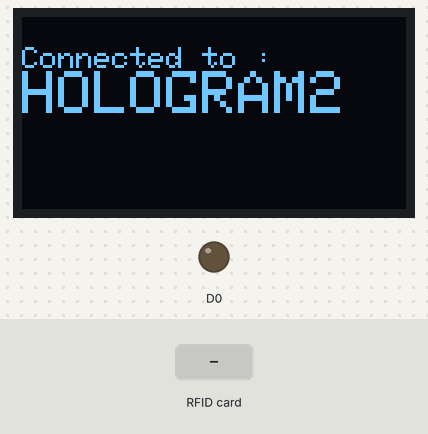
Recording of a sketch running on a simulated ESP8266 (NodeMCU). Parts: 128×64 one-colour display, output pins drawn as LEDs (lit = HIGH). The inputs (shaded band) are chosen by the test bench. WiFi joins after 1.5 s; servers stay silent unless stated; uploads are accepted with an empty reply; the audio player accepts every command and is not drawn; what the sketch prints to the serial monitor is not drawn.

Above: at 2.7 s.
At 10.9 s:
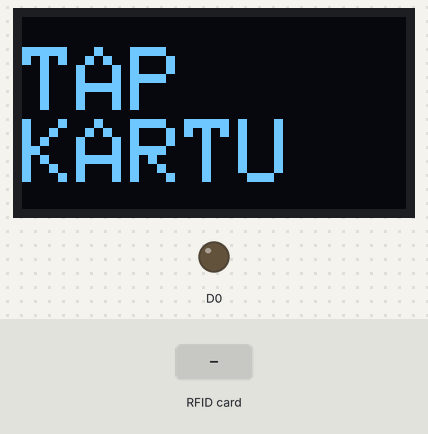
11.0 s: RFID card 5E 7A 19 C4 held to the reader
At 11.8 s:
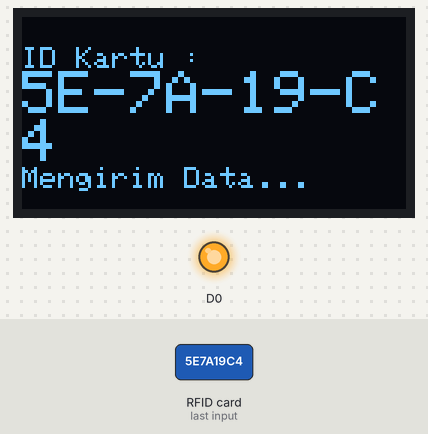
At 13.5 s:
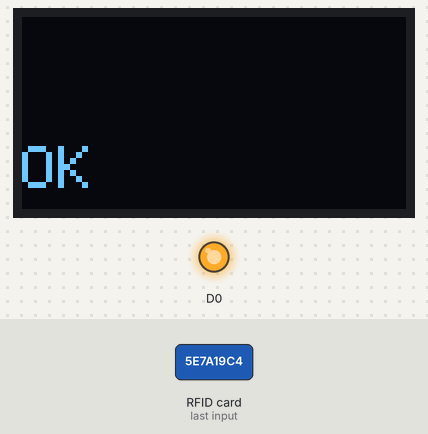
Timing chart, 0 to 15.8 s (numbered marks = the images above; inputs shaded):
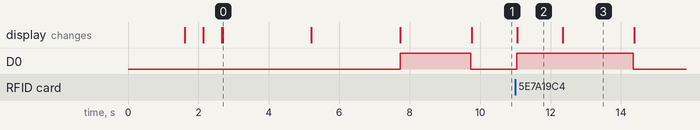

Measured:
- after the input at 11.0 s, D0: LOW → HIGH at once, → LOW 3.3 s later; the display: changes after 0.06 s (image 2)
- what the display in image 0 shows lasts 2.5 s, from 2.7 s to 5.2 s
- what the display in image 2 shows lasts 1.2 s, from 11.1 s to 12.3 s

The sketch:

display_rfid_httppost_sound.ino
```cpp
#include <Wire.h>
#include <Adafruit_GFX.h>
#include <Adafruit_SSD1306.h>
#include <SPI.h>
#include <MFRC522.h>
#include <ESP8266WiFi.h>
#include <WiFiClientSecure.h>
#include <ESP8266WebServer.h>
#include <ESP8266HTTPClient.h>
#include <SoftwareSerial.h>
#include <DFMiniMp3.h>

// implement a notification class,
// its member methods will get called

#define SS_PIN D8
#define RST_PIN D3
#define SCREEN_WIDTH 128 // OLED display width, in pixels
#define SCREEN_HEIGHT 64 // OLED display height, in pixels
//
class Mp3Notify
{
public:
  static void PrintlnSourceAction(DfMp3_PlaySources source, const char* action)
  {
    if (source & DfMp3_PlaySources_Sd)
    {
        Serial.print("SD Card, ");
    }
    if (source & DfMp3_PlaySources_Usb)
    {
        Serial.print("USB Disk, ");
    }
    if (source & DfMp3_PlaySources_Flash)
    {
        Serial.print("Flash, ");
    }
    Serial.println(action);
  }
  static void OnError(uint16_t errorCode)
  {
    // see DfMp3_Error for code meaning
    Serial.println();
    Serial.print("Com Error ");
    Serial.println(errorCode);
  }
  static void OnPlayFinished(DfMp3_PlaySources source, uint16_t track)
  {
    Serial.print("Play finished for #");
    Serial.println(track);
  }
  static void OnPlaySourceOnline(DfMp3_PlaySources source)
  {
    PrintlnSourceAction(source, "online");
  }
  static void OnPlaySourceInserted(DfMp3_PlaySources source)
  {
    PrintlnSourceAction(source, "inserted");
  }
  static void OnPlaySourceRemoved(DfMp3_PlaySources source)
  {
    PrintlnSourceAction(source, "removed");
  }
};


/* Set these to your desired credentials. */
const char *ssid = "HOLOGRAM2";  //ENTER YOUR WIFI SETTINGS
const char *password = "untukapa?";

//Web/Server address to read/write from
const char *host = "betaku.000webhostapp.com";
const int httpsPort = 443;  //HTTPS= 443 and HTTP = 80

//SHA1 finger print of certificate use web browser to view and copy
const char fingerprint[] PROGMEM = "5B FB D1 D4 49 D3 0F A9 C6 40 03 34 BA E0 24 05 AA D2 E2 01";


DFMiniMp3<HardwareSerial, Mp3Notify> mp3(Serial);
// Declaration for an SSD1306 display connected to I2C (SDA, SCL pins)
Adafruit_SSD1306 display(SCREEN_WIDTH, SCREEN_HEIGHT, &Wire, -1);
MFRC522 mfrc522(SS_PIN, RST_PIN);   // Create MFRC522 instance.

void setup() {
//  Serial.begin(9600);/


 if(!display.begin(SSD1306_SWITCHCAPVCC, 0x3C)) { // Address 0x3D for 128x64
//    Serial.println(F("SSD1306 allocation failed"));/
    for(;;);
  }

  mp3.begin();
    uint16_t volume = mp3.getVolume();
   mp3.setVolume(40);
     uint16_t count = mp3.getTotalTrackCount(DfMp3_PlaySource_Sd);

  SPI.begin();      // Initiate  SPI bus
  mfrc522.PCD_Init();   // Initiate MFRC522
  Serial.println("Approximate your card to the reader...");
  Serial.println();


  WiFi.mode(WIFI_OFF);        //Prevents reconnection issue (taking too long to connect)
  delay(1000);
  WiFi.mode(WIFI_STA);        //Only Station No AP, This line hides the viewing of ESP as wifi hotspot

  WiFi.begin(ssid, password);     //Connect to your WiFi router
//  Serial.println("");/
  display.clearDisplay();
  display.setTextColor(WHITE);
  display.setTextSize(1);
  display.setCursor(10, 10);
  display.print("Connecting");

  // Wait for connection
  while (WiFi.status() != WL_CONNECTED) {
    delay(500);
    display.print(".");
     display.display();
  }

  //If connection successful show IP address in serial monitor
//  Serial.println("");/
  display.clearDisplay();
  display.setTextSize(1);
  display.setCursor(0, 10);
  display.println("Connected to :");
  display.setTextSize(2);
  display.println(ssid);
  display.display();
  delay(2500);
  display.setTextSize(1);
  display.println("IP address: ");
  display.println(WiFi.localIP());  //IP address assigned to your ESP
  display.display();
  delay(2500);
  display.clearDisplay();


  mp3.playMp3FolderTrack(1);
  display.setTextSize(3);
  display.setTextColor(WHITE);
  display.setCursor(0, 10);
  // Display static text
  display.println("STARTUP OK");
  display.display();
  pinMode(D0, OUTPUT);
  digitalWrite(D0, HIGH);
  delay(2000);

}

void loop() {
  digitalWrite(D0, LOW);
  mp3.setVolume(40);
  display.clearDisplay();

  display.setTextSize(3);
  display.setTextColor(WHITE);
  display.setCursor(0, 10);
  // Display static text
  display.println("TAP");
  display.print("KARTU");
  display.display();

  // Look for new cards
  if ( ! mfrc522.PICC_IsNewCardPresent())
  {
    return;
  }
  // Select one of the cards
  if ( ! mfrc522.PICC_ReadCardSerial())
  {
    return;
  }

//  Serial.print("UID tag :");/
  String content= "";
  String uid = "";
  byte letter;
  for (byte i = 0; i < mfrc522.uid.size; i++)
  {
     content.concat(String(mfrc522.uid.uidByte[i] < 0x10 ? " 0" : "-"));
     content.concat(String(mfrc522.uid.uidByte[i], HEX));
  }

  digitalWrite(D0, HIGH);
  content.toUpperCase();
  uid = content.substring(1);

//  Serial.println(uid);/


  display.clearDisplay();
  display.setTextSize(1);
  display.setTextColor(WHITE);
  display.setCursor(0, 10);
  display.println("ID Kartu : ");
  display.setTextSize(2);
  display.println(uid);
  display.setTextSize(1);
  display.println("Mengirim Data...");

  display.display();
  sendPostData(uid);

}


void sendPostData(String card){
  card.trim();
  WiFiClientSecure httpsClient;    //Declare object of class WiFiClient

//  Serial.println(host);/

//  Serial.printf("Using fingerprint '%s'\n", fingerprint);/
  httpsClient.setFingerprint(fingerprint);
  httpsClient.setTimeout(15000); // 15 Seconds
  delay(1000);

//  Serial.print("HTTPS Connecting");/
  int r=0; //retry counter
  while((!httpsClient.connect(host, httpsPort)) && (r < 30)){
      delay(100);
      Serial.print(".");
      r++;
  }
  display.clearDisplay();
  display.setCursor(0, 10);
  display.setTextSize(3);
  if(r==30) {
//    Serial.println("Connection failed");/
    mp3.playMp3FolderTrack(4);


    display.println("Koneksi Gagal!");

    display.display();
  }
  else {
//    Serial.println("Connected to web");/
  }

  String getData, Link, reqData, dataLength;

  //POST Data
  Link = "/hologramBot/absen.php";
  reqData = "card="+card;
  dataLength = String(reqData.length());

//  Serial.print("requesting URL: ");/
//  Serial.println(host);/

  httpsClient.print(String("POST ") + Link + " HTTP/1.1\r\n" +
               "Host: " + host + "\r\n" +
               "Content-Type: application/x-www-form-urlencoded"+ "\r\n" +
               "Content-Length: "+ dataLength + "\r\n\r\n" +
                reqData + "\r\n" +
               "Connection: close\r\n\r\n");

//  Serial.println("request sent");/

  while (httpsClient.connected()) {
    String line = httpsClient.readStringUntil('\n');

    if (line == "\r") {
//      Serial.println("headers received");/
      break;
    }
  }

//  Serial.println("reply was:");/
//  Serial.println("==========");/
  String line;
  while(httpsClient.available()){
    line = httpsClient.readStringUntil('\n');  //Read Line by Line
    line.trim();
    if(line == "HADIR"){
      mp3.setVolume(30);
       mp3.playMp3FolderTrack(2);

        display.println(line);
       display.display();
    }else if(line == "KELUAR"){
      mp3.setVolume(50);
       mp3.playMp3FolderTrack(3);
       display.println(line);
       display.display();
    }else if(line == "UNKNOWN"){
       mp3.setVolume(20);
       mp3.playMp3FolderTrack(4);
       display.println(line);
       display.display();
    }else if(line == "ERROR"){
       mp3.playMp3FolderTrack(5);
       display.println(line);
       display.display();
    }

//    Serial.println(line); //Print response/
  }
//  Serial.println("==========");
//  Serial.println("closing connection");
//  Serial.println("Connection failed");

display.setCursor(0, 43);
  display.setTextSize(2);
  display.println("OK");
     display.display();


  delay(2000);

}
```
